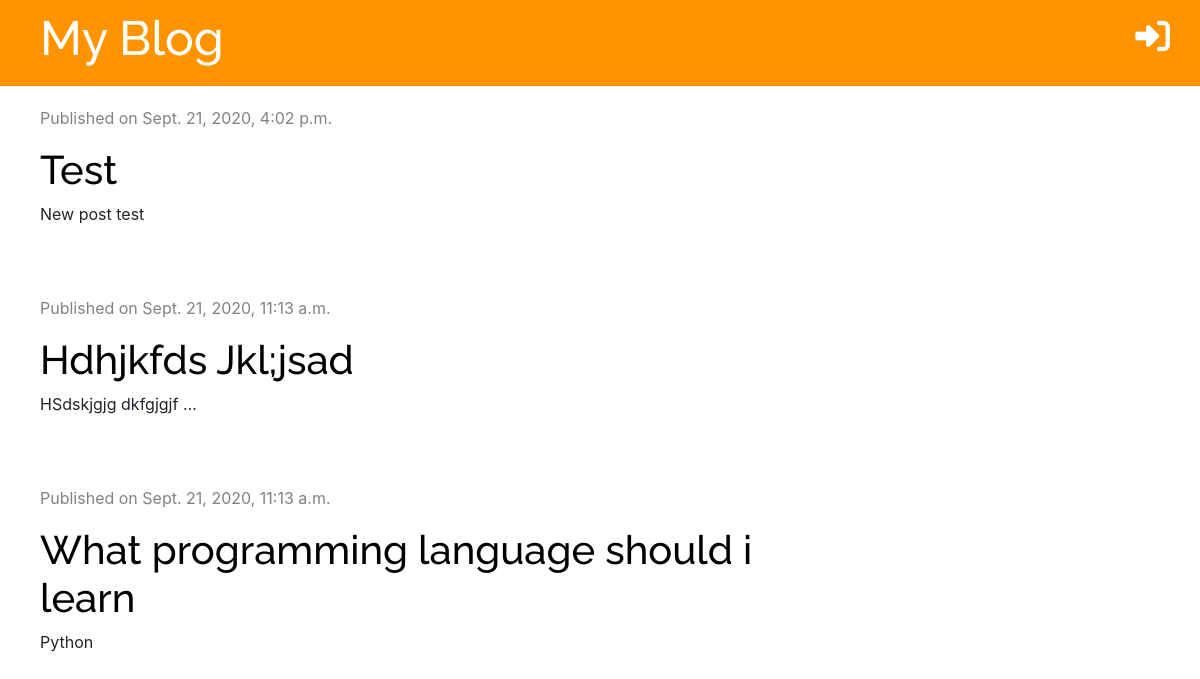
The app's page /, older data.
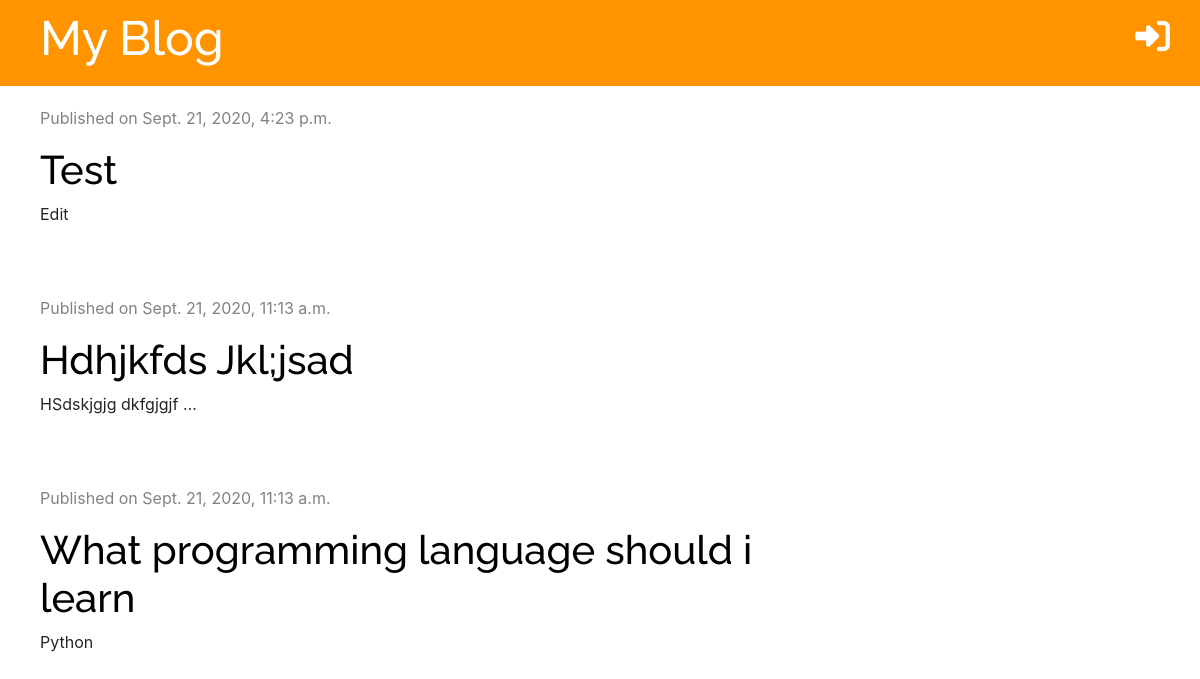
The same page, newer data.
### blog/models.py (models this page shows, shortened)
class Post(models.Model):
    author = models.ForeignKey('auth.User', on_delete=models.CASCADE)
    title = models.CharField(max_length=200)
    text = models.TextField()
    created_date = models.DateTimeField(default=timezone.now)
    published_date = models.DateTimeField(blank=True, null=True)

### blog/views.py (the view)
# urls.py: path('', views.post_list, name='post_list'),
def post_list(request):
    posts = Post.objects.filter(
        published_date__lte=timezone.now()).order_by('-published_date')
    stuff_for_frontend = {'posts': posts}
    return render(request, 'blog/post_list.html', stuff_for_frontend)

### blog/templates/blog/post_list.html (shortened to what this page needs)
{% extends 'blog/base.html' %}
{% block content %}
{% for post in posts %}
<div class="post">
    <div class="date">
        <p>Published on {{ post.published_date }}</p>
    </div>
    <h1><a href="{% url 'post_detail' pk=post.pk %}">{{ post.title }}</a></h1>
    <p>{{ post.text|truncatechars:20 }}</p>
</div>
{% endfor %}
{% endblock %}

Row changes from the older to the newer data that the page shows:
changed Post "Test": published_date "Sept. 21, 2020, 4:02 p.m." → "Sept. 21, 2020, 4:23 p.m."; text "New post test" → "Edit"
